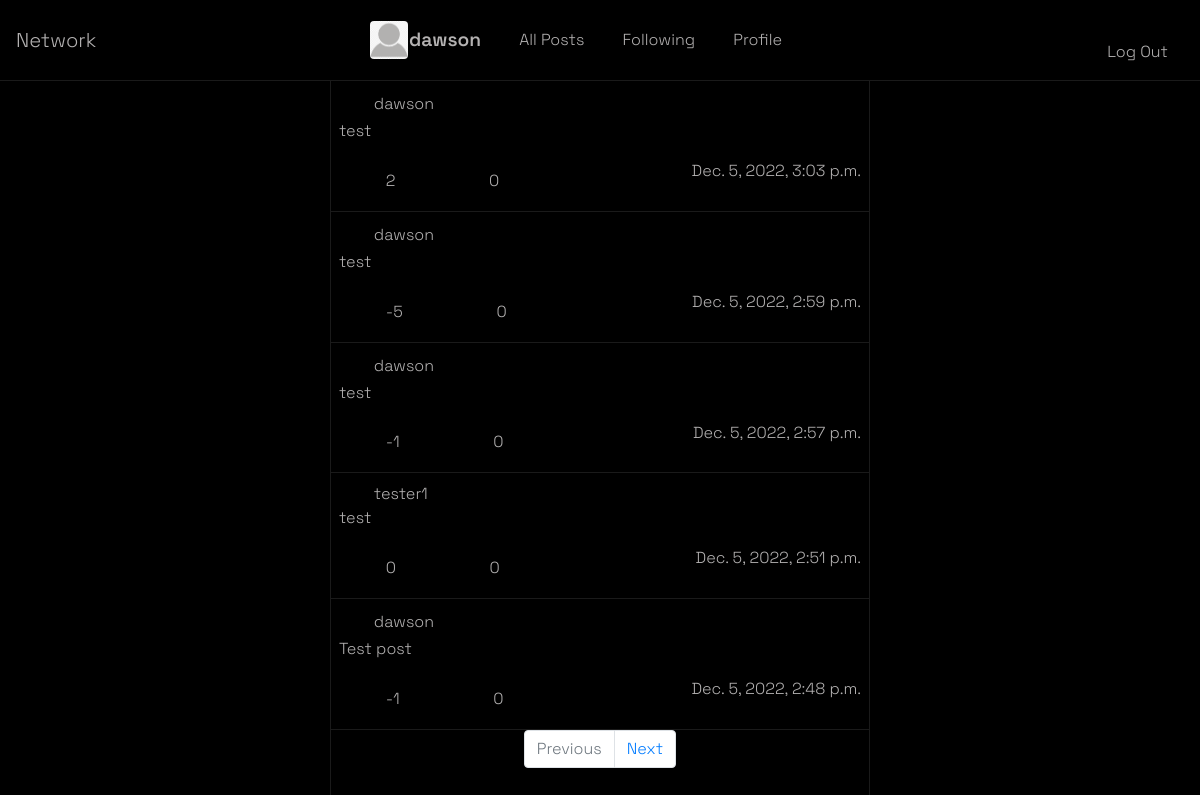
Page / (signed in) on the earlier database version.
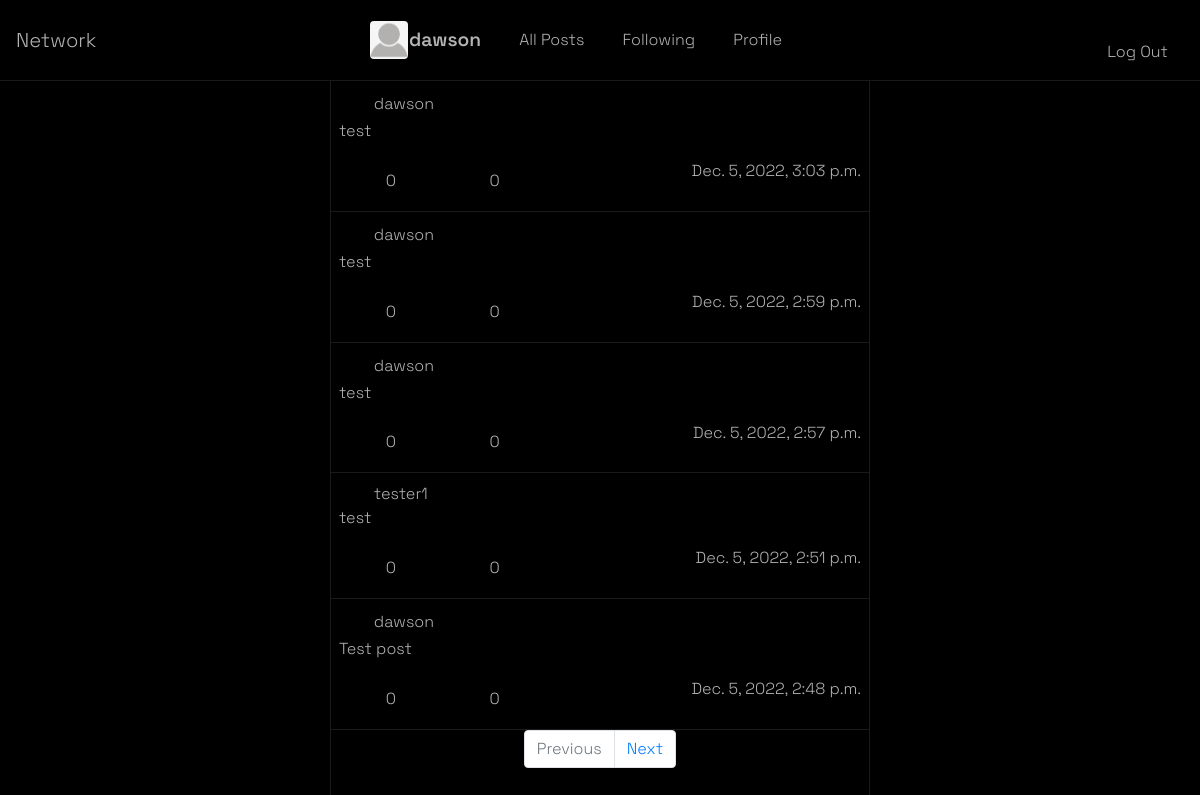
Same page on the later database version.
### network/models.py (models this page shows, shortened)
class Post(models.Model):
    username = models.CharField(
        default='None', max_length=24, null=True, blank=True)
    caption = models.TextField(default="")
    image = models.ImageField(
        upload_to="network/static/images/", default=False, blank=True, null=True)
    timestamp = models.DateTimeField(auto_now_add=True)
    totalLikes = models.IntegerField(default=0)
    totalComments = models.IntegerField(default=0)

### network/views.py (the view, shortened to what this page needs)
# urls.py: path("", views.index, name="index"),
def index(request):
    posts = Post.objects.all().values()
    posts = posts.order_by("-timestamp").all()
    posts = Paginator(posts, 10)
    print(request)
    if posts.num_pages <= 5:
        return render(request, "network/index.html", {
            'postForm': PostForm,
            'numPages': posts.num_pages,
            'posts': posts.page(1).object_list,
        })
    return render(request, "network/index.html", {
        'postForm': PostForm,
        'numPages': posts.num_pages,
        'posts': posts.page(1).object_list,
    })

### network/templates/network/index.html (shortened to what this page needs)
{% extends "network/layout.html" %}
{% block body %}
    <div id='index-body'>
        <div id='post-container'>
            {% for i in posts %}
            <div class='single-post-container' id='{{ i.id }}'>
                <div class='user-info'>
                    <a class='profile-link' href='/profile/{{ i.username }}'><div id='{{ i.username }}' class='index-user-info-top'><box-icon id='profilePicIcon' name='user-circle' size='sm' color='rgb(230, 230, 230)'></box-icon>{{ i.username }}</div></a>
                    {% if i.username == user.username %}
                        <div class='edit-post'>
                            <button type="button" id='editPostButton' class="btn btn-dark" data-toggle="modal" data-target="#editPostPopup" data-whatever="@getbootstrap">
                                <box-icon animation='none' id='editPostSvg' name='plus-circle' size='30px' color="rgb(230, 230, 230)"></box-icon></button>
                        </div>
                    {% endif %}
                    </div>
                <div class='post-content'>
                    <p>
                        {{ i.caption }}
                    </p>
                </div>
                <div class='post-footer'>
                    <div class='interactions'>
                        <form class='interaction-form' method='POST'>
                            <div class='interaction-form'>
                                <button type='submit' class='like interaction-button' name='{{ i.id }}'><box-icon color='white' size='sm' name='like' class='interaction-icons'></box-icon></button>
                                <p>{{ i.totalLikes }}</p>
                            </div>
                            <div class='interaction-form'>
                                <button type='submit' class='dislike interaction-button' name='{{ i.id }}'><box-icon color='white' size='sm' name='dislike' class='interaction-icons'></box-icon></button>
                                <button type='submit' class='comment interaction-button' name='{{ i.id }}'><box-icon color='white' size='sm' name='comment' class='interaction-icons'></box-icon></button>
                                <p>{{ i.totalComments }}</p>
                            </div>
                        </form>
                    </div>
                    <div class='post-timestamp'>
                        {{ i.timestamp }}
                    </div>
                </div>
            </div>
            {% endfor %}
            <nav aria-label="Page navigation example">
                <ul class="pagination justify-content-center">
                  <li class="page-item disabled">
                    <a class="page-link" href="#" tabindex="-1">Previous</a>
                  </li>
                  <li class="page-item">
                    <a class="page-link" href="#">Next</a>
                  </li>
                </ul>
              </nav>
        </div>
    </div>
{% endblock %}

Differences in the rows shown:
changed Post "Dec. 5, 2022, 3:03 p.m.": totalLikes "2" → "0"
changed Post "Dec. 5, 2022, 2:59 p.m.": totalLikes "-5" → "0"
changed Post "Dec. 5, 2022, 2:57 p.m.": totalLikes "-1" → "0"
changed Post "Test post": totalLikes "-1" → "0"
